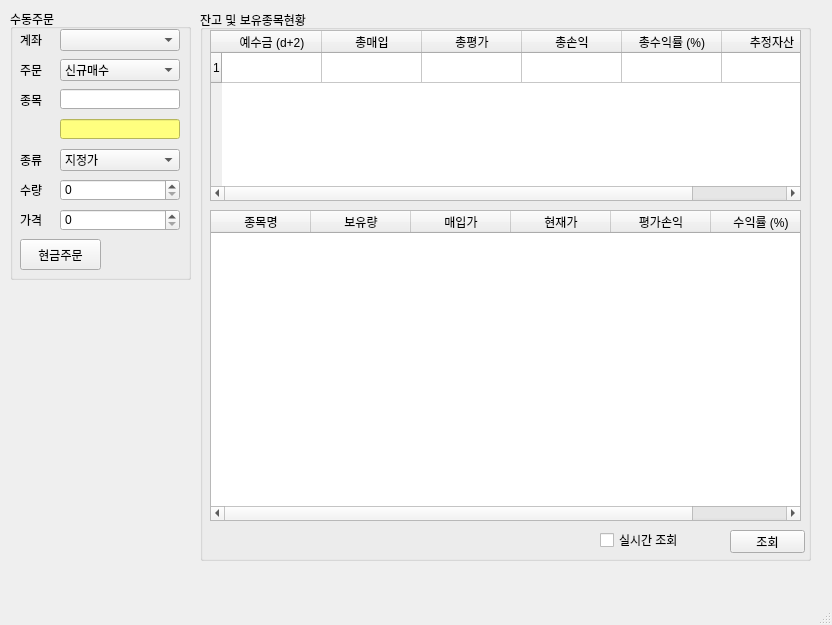
<?xml version="1.0" encoding="UTF-8"?>
<ui version="4.0">
 <class>MainWindow</class>
 <widget class="QMainWindow" name="MainWindow">
  <property name="geometry">
   <rect>
    <x>0</x>
    <y>0</y>
    <width>832</width>
    <height>625</height>
   </rect>
  </property>
  <property name="windowTitle">
   <string>AutoI v0.1</string>
  </property>
  <property name="windowIcon">
   <iconset>
    <normaloff>../../../../AutoI_icon.png</normaloff>../../../../AutoI_icon.png</iconset>
  </property>
  <widget class="QWidget" name="centralwidget">
   <widget class="QGroupBox" name="groupBox">
    <property name="geometry">
     <rect>
      <x>10</x>
      <y>9</y>
      <width>181</width>
      <height>271</height>
     </rect>
    </property>
    <property name="title">
     <string>수동주문</string>
    </property>
    <widget class="QLabel" name="label">
     <property name="geometry">
      <rect>
       <x>10</x>
       <y>20</y>
       <width>61</width>
       <height>21</height>
      </rect>
     </property>
     <property name="text">
      <string>계좌</string>
     </property>
    </widget>
    <widget class="QComboBox" name="comboBox">
     <property name="geometry">
      <rect>
       <x>50</x>
       <y>20</y>
       <width>120</width>
       <height>22</height>
      </rect>
     </property>
    </widget>
    <widget class="QLabel" name="label_2">
     <property name="geometry">
      <rect>
       <x>10</x>
       <y>50</y>
       <width>61</width>
       <height>21</height>
      </rect>
     </property>
     <property name="text">
      <string>주문</string>
     </property>
    </widget>
    <widget class="QComboBox" name="comboBox_2">
     <property name="geometry">
      <rect>
       <x>50</x>
       <y>50</y>
       <width>120</width>
       <height>22</height>
      </rect>
     </property>
     <item>
      <property name="text">
       <string>신규매수</string>
      </property>
     </item>
     <item>
      <property name="text">
       <string>신규매도</string>
      </property>
     </item>
     <item>
      <property name="text">
       <string>매수취소</string>
      </property>
     </item>
     <item>
      <property name="text">
       <string>매도취소</string>
      </property>
     </item>
    </widget>
    <widget class="QLabel" name="label_3">
     <property name="geometry">
      <rect>
       <x>10</x>
       <y>80</y>
       <width>61</width>
       <height>21</height>
      </rect>
     </property>
     <property name="text">
      <string>종목</string>
     </property>
    </widget>
    <widget class="QLineEdit" name="lineEdit">
     <property name="geometry">
      <rect>
       <x>50</x>
       <y>80</y>
       <width>120</width>
       <height>20</height>
      </rect>
     </property>
    </widget>
    <widget class="QComboBox" name="comboBox_3">
     <property name="geometry">
      <rect>
       <x>50</x>
       <y>140</y>
       <width>120</width>
       <height>22</height>
      </rect>
     </property>
     <item>
      <property name="text">
       <string>지정가</string>
      </property>
     </item>
     <item>
      <property name="text">
       <string>시장가</string>
      </property>
     </item>
    </widget>
    <widget class="QLabel" name="label_4">
     <property name="geometry">
      <rect>
       <x>10</x>
       <y>140</y>
       <width>61</width>
       <height>21</height>
      </rect>
     </property>
     <property name="text">
      <string>종류</string>
     </property>
    </widget>
    <widget class="QLabel" name="label_5">
     <property name="geometry">
      <rect>
       <x>10</x>
       <y>170</y>
       <width>61</width>
       <height>21</height>
      </rect>
     </property>
     <property name="text">
      <string>수량</string>
     </property>
    </widget>
    <widget class="QSpinBox" name="spinBox">
     <property name="geometry">
      <rect>
       <x>50</x>
       <y>170</y>
       <width>120</width>
       <height>22</height>
      </rect>
     </property>
     <property name="maximum">
      <number>1000000</number>
     </property>
    </widget>
    <widget class="QLabel" name="label_6">
     <property name="geometry">
      <rect>
       <x>10</x>
       <y>200</y>
       <width>61</width>
       <height>21</height>
      </rect>
     </property>
     <property name="text">
      <string>가격</string>
     </property>
    </widget>
    <widget class="QSpinBox" name="spinBox_2">
     <property name="geometry">
      <rect>
       <x>50</x>
       <y>200</y>
       <width>120</width>
       <height>22</height>
      </rect>
     </property>
     <property name="prefix">
      <string/>
     </property>
     <property name="maximum">
      <number>10000000</number>
     </property>
     <property name="singleStep">
      <number>100</number>
     </property>
     <property name="value">
      <number>0</number>
     </property>
    </widget>
    <widget class="QPushButton" name="pushButton">
     <property name="geometry">
      <rect>
       <x>10</x>
       <y>230</y>
       <width>81</width>
       <height>31</height>
      </rect>
     </property>
     <property name="text">
      <string>현금주문</string>
     </property>
    </widget>
    <widget class="QLineEdit" name="lineEdit_2">
     <property name="geometry">
      <rect>
       <x>50</x>
       <y>110</y>
       <width>120</width>
       <height>20</height>
      </rect>
     </property>
     <property name="styleSheet">
      <string notr="true">background-color: rgb(255, 255, 127);</string>
     </property>
     <property name="readOnly">
      <bool>true</bool>
     </property>
    </widget>
   </widget>
   <widget class="QGroupBox" name="groupBox_2">
    <property name="geometry">
     <rect>
      <x>200</x>
      <y>10</y>
      <width>611</width>
      <height>551</height>
     </rect>
    </property>
    <property name="title">
     <string>잔고 및 보유종목현황</string>
    </property>
    <widget class="QTableWidget" name="tableWidget">
     <property name="geometry">
      <rect>
       <x>10</x>
       <y>20</y>
       <width>591</width>
       <height>171</height>
      </rect>
     </property>
     <property name="rowCount">
      <number>1</number>
     </property>
     <row/>
     <column>
      <property name="text">
       <string>예수금 (d+2)</string>
      </property>
     </column>
     <column>
      <property name="text">
       <string>총매입</string>
      </property>
     </column>
     <column>
      <property name="text">
       <string>총평가</string>
      </property>
     </column>
     <column>
      <property name="text">
       <string>총손익</string>
      </property>
     </column>
     <column>
      <property name="text">
       <string>총수익률 (%)</string>
      </property>
     </column>
     <column>
      <property name="text">
       <string>추정자산</string>
      </property>
     </column>
    </widget>
    <widget class="QPushButton" name="pushButton_2">
     <property name="geometry">
      <rect>
       <x>530</x>
       <y>520</y>
       <width>75</width>
       <height>23</height>
      </rect>
     </property>
     <property name="text">
      <string>조회</string>
     </property>
    </widget>
    <widget class="QGroupBox" name="groupBox_4">
     <property name="geometry">
      <rect>
       <x>670</x>
       <y>-140</y>
       <width>611</width>
       <height>131</height>
      </rect>
     </property>
     <property name="title">
      <string>잔고확인</string>
     </property>
     <widget class="QTableWidget" name="tableWidget_3">
      <property name="geometry">
       <rect>
        <x>10</x>
        <y>20</y>
        <width>591</width>
        <height>61</height>
       </rect>
      </property>
      <column>
       <property name="text">
        <string>예수금</string>
       </property>
      </column>
      <column>
       <property name="text">
        <string>총매입</string>
       </property>
      </column>
      <column>
       <property name="text">
        <string>총평가</string>
       </property>
      </column>
      <column>
       <property name="text">
        <string>총손익</string>
       </property>
      </column>
      <column>
       <property name="text">
        <string>총수익률</string>
       </property>
      </column>
      <column>
       <property name="text">
        <string>추정자산</string>
       </property>
      </column>
     </widget>
     <widget class="QPushButton" name="pushButton_3">
      <property name="geometry">
       <rect>
        <x>490</x>
        <y>90</y>
        <width>75</width>
        <height>23</height>
       </rect>
      </property>
      <property name="text">
       <string>현금주문</string>
      </property>
     </widget>
    </widget>
    <widget class="QCheckBox" name="checkBox">
     <property name="geometry">
      <rect>
       <x>400</x>
       <y>520</y>
       <width>131</width>
       <height>20</height>
      </rect>
     </property>
     <property name="text">
      <string>실시간 조회</string>
     </property>
    </widget>
    <widget class="QTableWidget" name="tableWidget_2">
     <property name="geometry">
      <rect>
       <x>10</x>
       <y>200</y>
       <width>591</width>
       <height>311</height>
      </rect>
     </property>
     <column>
      <property name="text">
       <string>종목명</string>
      </property>
     </column>
     <column>
      <property name="text">
       <string>보유량</string>
      </property>
     </column>
     <column>
      <property name="text">
       <string>매입가</string>
      </property>
     </column>
     <column>
      <property name="text">
       <string>현재가</string>
      </property>
     </column>
     <column>
      <property name="text">
       <string>평가손익</string>
      </property>
     </column>
     <column>
      <property name="text">
       <string>수익률 (%)</string>
      </property>
     </column>
    </widget>
   </widget>
  </widget>
  <widget class="QMenuBar" name="menubar">
   <property name="geometry">
    <rect>
     <x>0</x>
     <y>0</y>
     <width>832</width>
     <height>31</height>
    </rect>
   </property>
  </widget>
  <widget class="QStatusBar" name="statusbar"/>
 </widget>
 <resources/>
 <connections/>
</ui>
